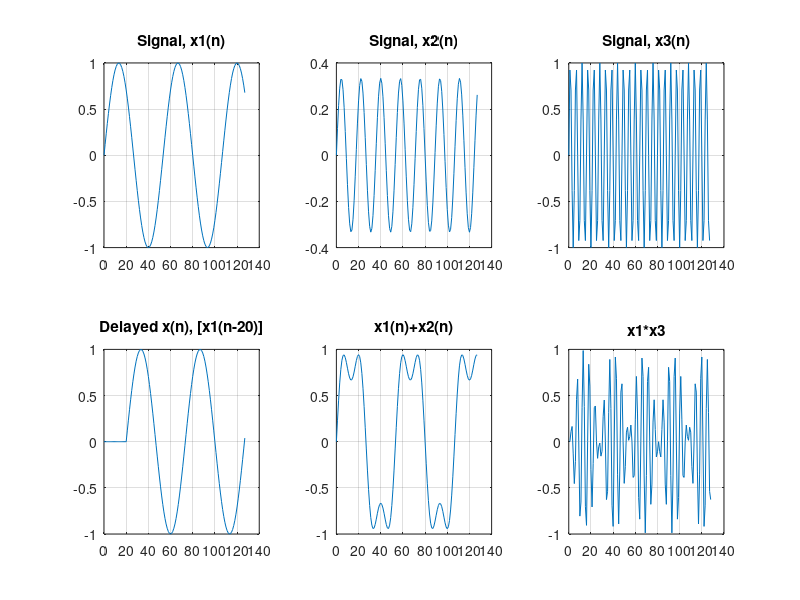

Reproduce this figure in MATLAB.
% Program demonstrating Basic Signal Manipulation
N=128;
f1=150;
f2=450;
f3=1500;
fs=8000;
n=0:N-1;
x1=sin(2*pi*(f1/fs)*n);
x2=(1/3)*sin(2*pi*(f2/fs)*n);
x3=sin(2*pi*(f3/fs)*n);
figure(1);
% subplot(1,1,1);
subplot(2,3,1);
plot(n,x1);
grid;
title('Signal, x1(n)');
subplot(2,3,2);
plot(n,x2);
grid;
title('Signal, x2(n)');
subplot(2,3,3);
plot(n,x3);
grid;
title('Signal, x3(n)');
% Signal Delay
x1d=[zeros(1,20), x1(1:N-20)];
subplot(2,3,4);
plot(n,x1d);
grid;
title('Delayed x(n), [x1(n-20)]');
% Signal Addition
xadd=x1+x2;
subplot(2,3,5);
plot(n,xadd);
grid;
title('x1(n)+x2(n)');
% Signal Multiplication
xmult=x1.*x3;
subplot(2,3,6);
plot(xmult);
grid;
title('x1*x3');
